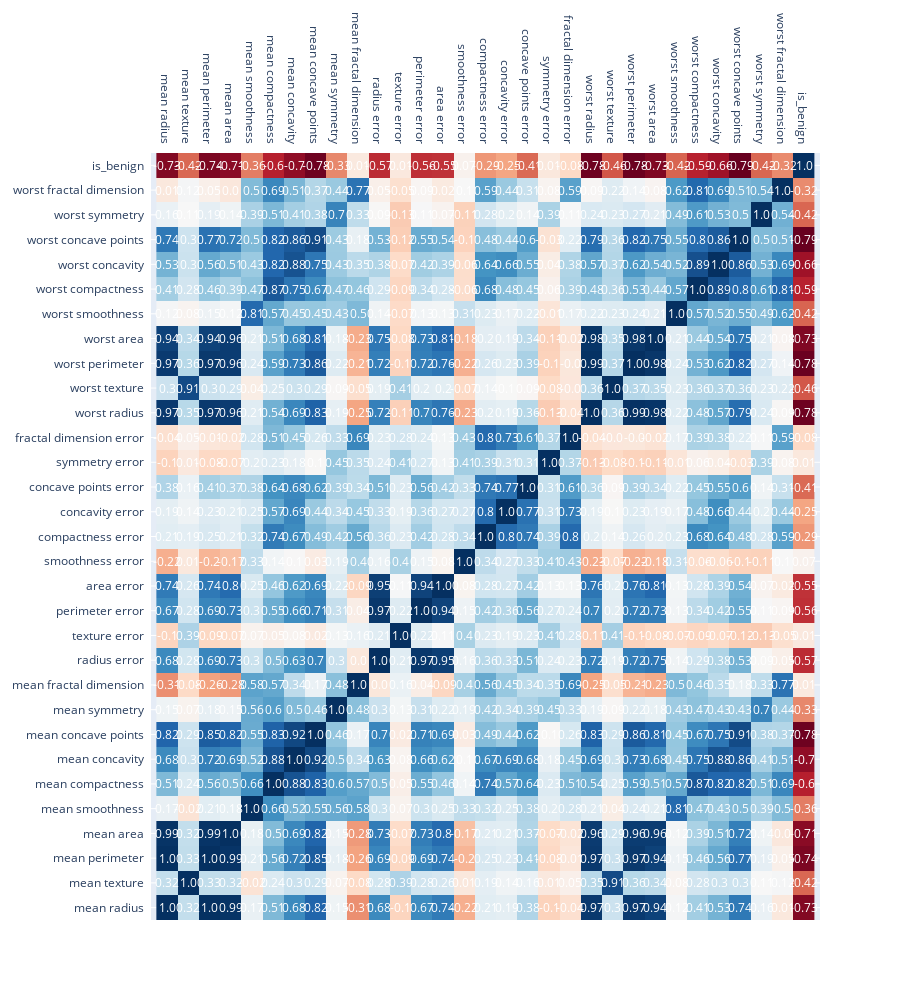

The notebook cell saved with this chart:
### Code cell
df_corr = data.corr()
xx = list(df_corr.columns)
yy = list(df_corr.index)
zz = np.array(df_corr)

fig = ff.create_annotated_heatmap(
    zz,
    x = xx,
    y = yy ,
    annotation_text = np.around(zz, decimals=2),
    hoverinfo='z',
    colorscale='RdBu'
)

fig.update_layout(
    height=1000
)
